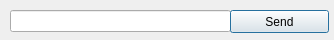
<?xml version="1.0" encoding="UTF-8"?>
<ui version="4.0">
 <class>Contact</class>
 <widget class="QDialog" name="Contact">
  <property name="geometry">
   <rect>
    <x>0</x>
    <y>0</y>
    <width>334</width>
    <height>40</height>
   </rect>
  </property>
  <property name="windowTitle">
   <string>Dialog</string>
  </property>
  <widget class="QLineEdit" name="lineEdit">
   <property name="geometry">
    <rect>
     <x>10</x>
     <y>10</y>
     <width>221</width>
     <height>22</height>
    </rect>
   </property>
  </widget>
  <widget class="QPushButton" name="btnSend">
   <property name="geometry">
    <rect>
     <x>230</x>
     <y>10</y>
     <width>99</width>
     <height>23</height>
    </rect>
   </property>
   <property name="text">
    <string>Send</string>
   </property>
  </widget>
 </widget>
 <resources/>
 <connections/>
</ui>
